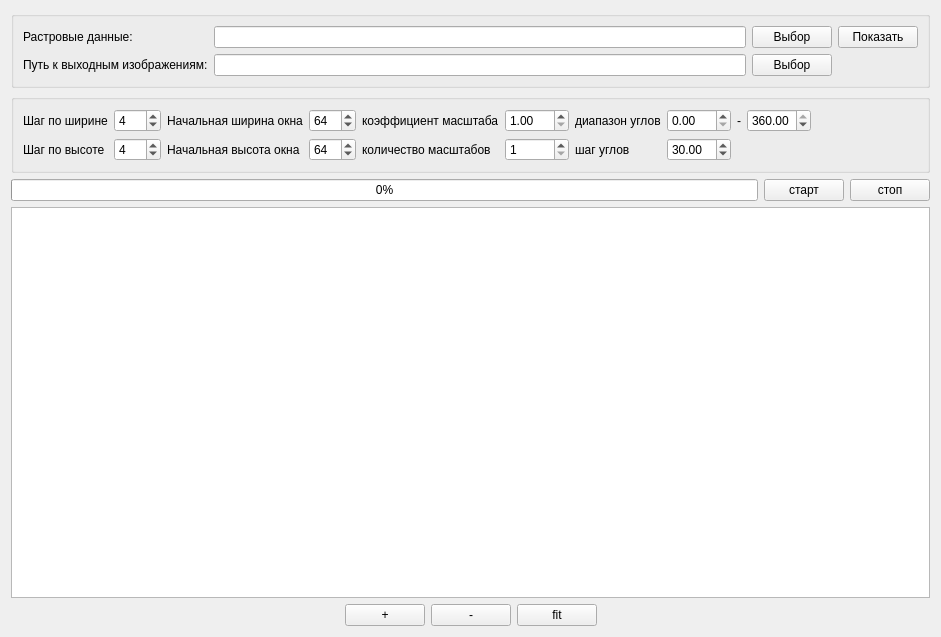
<?xml version="1.0" encoding="UTF-8"?>
<ui version="4.0">
 <class>Form</class>
 <widget class="QWidget" name="Form">
  <property name="geometry">
   <rect>
    <x>0</x>
    <y>0</y>
    <width>941</width>
    <height>637</height>
   </rect>
  </property>
  <property name="windowTitle">
   <string>slide_window</string>
  </property>
  <layout class="QVBoxLayout" name="verticalLayout_2">
   <item>
    <widget class="QGroupBox" name="groupBox">
     <property name="title">
      <string/>
     </property>
     <layout class="QGridLayout" name="gridLayout">
      <item row="0" column="0">
       <widget class="QLabel" name="label">
        <property name="text">
         <string>Растровые данные:</string>
        </property>
       </widget>
      </item>
      <item row="0" column="1">
       <widget class="QLineEdit" name="lineEdit_raster_path"/>
      </item>
      <item row="0" column="2">
       <widget class="QPushButton" name="pushButton_raster_path">
        <property name="text">
         <string>Выбор</string>
        </property>
       </widget>
      </item>
      <item row="0" column="3">
       <widget class="QPushButton" name="pushButton_raster_show">
        <property name="text">
         <string>Показать</string>
        </property>
       </widget>
      </item>
      <item row="1" column="0">
       <widget class="QLabel" name="label_2">
        <property name="text">
         <string>Путь к выходным изображениям:</string>
        </property>
       </widget>
      </item>
      <item row="1" column="1">
       <widget class="QLineEdit" name="lineEdit_classifier_path">
        <property name="text">
         <string/>
        </property>
       </widget>
      </item>
      <item row="1" column="2">
       <widget class="QPushButton" name="pushButton_classifier_path">
        <property name="text">
         <string>Выбор</string>
        </property>
       </widget>
      </item>
     </layout>
    </widget>
   </item>
   <item>
    <widget class="QGroupBox" name="groupBox_2">
     <property name="title">
      <string/>
     </property>
     <layout class="QHBoxLayout" name="horizontalLayout">
      <item>
       <layout class="QFormLayout" name="formLayout">
        <item row="0" column="0">
         <widget class="QLabel" name="label_3">
          <property name="text">
           <string>Шаг по ширине</string>
          </property>
         </widget>
        </item>
        <item row="0" column="1">
         <widget class="QSpinBox" name="spinBox_step_x">
          <property name="minimum">
           <number>1</number>
          </property>
          <property name="maximum">
           <number>512</number>
          </property>
          <property name="value">
           <number>4</number>
          </property>
         </widget>
        </item>
        <item row="1" column="0">
         <widget class="QLabel" name="label_4">
          <property name="text">
           <string>Шаг по высоте</string>
          </property>
         </widget>
        </item>
        <item row="1" column="1">
         <widget class="QSpinBox" name="spinBox_step_y">
          <property name="minimum">
           <number>1</number>
          </property>
          <property name="maximum">
           <number>512</number>
          </property>
          <property name="value">
           <number>4</number>
          </property>
         </widget>
        </item>
       </layout>
      </item>
      <item>
       <layout class="QFormLayout" name="formLayout_2">
        <item row="0" column="0">
         <widget class="QLabel" name="label_5">
          <property name="text">
           <string>Начальная ширина окна</string>
          </property>
         </widget>
        </item>
        <item row="0" column="1">
         <widget class="QSpinBox" name="spinBox_width0">
          <property name="minimum">
           <number>32</number>
          </property>
          <property name="maximum">
           <number>512</number>
          </property>
          <property name="value">
           <number>64</number>
          </property>
         </widget>
        </item>
        <item row="1" column="0">
         <widget class="QLabel" name="label_6">
          <property name="text">
           <string>Начальная высота окна</string>
          </property>
         </widget>
        </item>
        <item row="1" column="1">
         <widget class="QSpinBox" name="spinBox_height0">
          <property name="minimum">
           <number>32</number>
          </property>
          <property name="maximum">
           <number>512</number>
          </property>
          <property name="value">
           <number>64</number>
          </property>
         </widget>
        </item>
       </layout>
      </item>
      <item>
       <layout class="QFormLayout" name="formLayout_3">
        <item row="0" column="1">
         <widget class="QDoubleSpinBox" name="doubleSpinBox_scale_coefficient">
          <property name="minimum">
           <double>1.000000000000000</double>
          </property>
          <property name="maximum">
           <double>100.000000000000000</double>
          </property>
         </widget>
        </item>
        <item row="1" column="0">
         <widget class="QLabel" name="label_8">
          <property name="text">
           <string>количество масштабов</string>
          </property>
         </widget>
        </item>
        <item row="1" column="1">
         <widget class="QSpinBox" name="spinBox_num_scales">
          <property name="minimum">
           <number>1</number>
          </property>
          <property name="maximum">
           <number>100</number>
          </property>
         </widget>
        </item>
        <item row="0" column="0">
         <widget class="QLabel" name="label_7">
          <property name="text">
           <string>коэффициент масштаба</string>
          </property>
         </widget>
        </item>
       </layout>
      </item>
      <item>
       <layout class="QGridLayout" name="gridLayout_2">
        <item row="0" column="0">
         <widget class="QLabel" name="label_10">
          <property name="text">
           <string>диапазон углов</string>
          </property>
         </widget>
        </item>
        <item row="0" column="1">
         <widget class="QDoubleSpinBox" name="doubleSpinBox_angle1">
          <property name="maximum">
           <double>360.000000000000000</double>
          </property>
         </widget>
        </item>
        <item row="0" column="2">
         <widget class="QLabel" name="label_11">
          <property name="text">
           <string>-</string>
          </property>
         </widget>
        </item>
        <item row="0" column="3">
         <widget class="QDoubleSpinBox" name="doubleSpinBox_angle2">
          <property name="maximum">
           <double>360.000000000000000</double>
          </property>
          <property name="value">
           <double>360.000000000000000</double>
          </property>
         </widget>
        </item>
        <item row="1" column="0">
         <widget class="QLabel" name="label_12">
          <property name="text">
           <string>шаг углов</string>
          </property>
         </widget>
        </item>
        <item row="1" column="1">
         <widget class="QDoubleSpinBox" name="doubleSpinBox_angle_step">
          <property name="maximum">
           <double>180.000000000000000</double>
          </property>
          <property name="value">
           <double>30.000000000000000</double>
          </property>
         </widget>
        </item>
       </layout>
      </item>
      <item>
       <layout class="QVBoxLayout" name="verticalLayout"/>
      </item>
      <item>
       <spacer name="horizontalSpacer">
        <property name="orientation">
         <enum>Qt::Horizontal</enum>
        </property>
        <property name="sizeHint" stdset="0">
         <size>
          <width>40</width>
          <height>20</height>
         </size>
        </property>
       </spacer>
      </item>
     </layout>
    </widget>
   </item>
   <item>
    <layout class="QHBoxLayout" name="horizontalLayout_2">
     <item>
      <widget class="QProgressBar" name="progressBar">
       <property name="enabled">
        <bool>true</bool>
       </property>
       <property name="value">
        <number>0</number>
       </property>
       <property name="format">
        <string>%p%</string>
       </property>
      </widget>
     </item>
     <item>
      <widget class="QPushButton" name="pushButton_start">
       <property name="text">
        <string>старт</string>
       </property>
      </widget>
     </item>
     <item>
      <widget class="QPushButton" name="pushButton_stop">
       <property name="text">
        <string>стоп</string>
       </property>
      </widget>
     </item>
    </layout>
   </item>
   <item>
    <widget class="QGraphicsView" name="graphicsView_viewer">
     <property name="minimumSize">
      <size>
       <width>300</width>
       <height>300</height>
      </size>
     </property>
    </widget>
   </item>
   <item>
    <layout class="QHBoxLayout" name="horizontalLayout_3">
     <item>
      <spacer name="horizontalSpacer_8">
       <property name="orientation">
        <enum>Qt::Horizontal</enum>
       </property>
       <property name="sizeHint" stdset="0">
        <size>
         <width>98</width>
         <height>20</height>
        </size>
       </property>
      </spacer>
     </item>
     <item>
      <widget class="QPushButton" name="pushButton_scaleplus">
       <property name="text">
        <string>+</string>
       </property>
      </widget>
     </item>
     <item>
      <widget class="QPushButton" name="pushButton_scaleminus">
       <property name="text">
        <string>-</string>
       </property>
      </widget>
     </item>
     <item>
      <widget class="QPushButton" name="pushButton_fitscale">
       <property name="text">
        <string>fit</string>
       </property>
      </widget>
     </item>
     <item>
      <spacer name="horizontalSpacer_7">
       <property name="orientation">
        <enum>Qt::Horizontal</enum>
       </property>
       <property name="sizeHint" stdset="0">
        <size>
         <width>98</width>
         <height>20</height>
        </size>
       </property>
      </spacer>
     </item>
    </layout>
   </item>
  </layout>
 </widget>
 <resources/>
 <connections/>
</ui>
